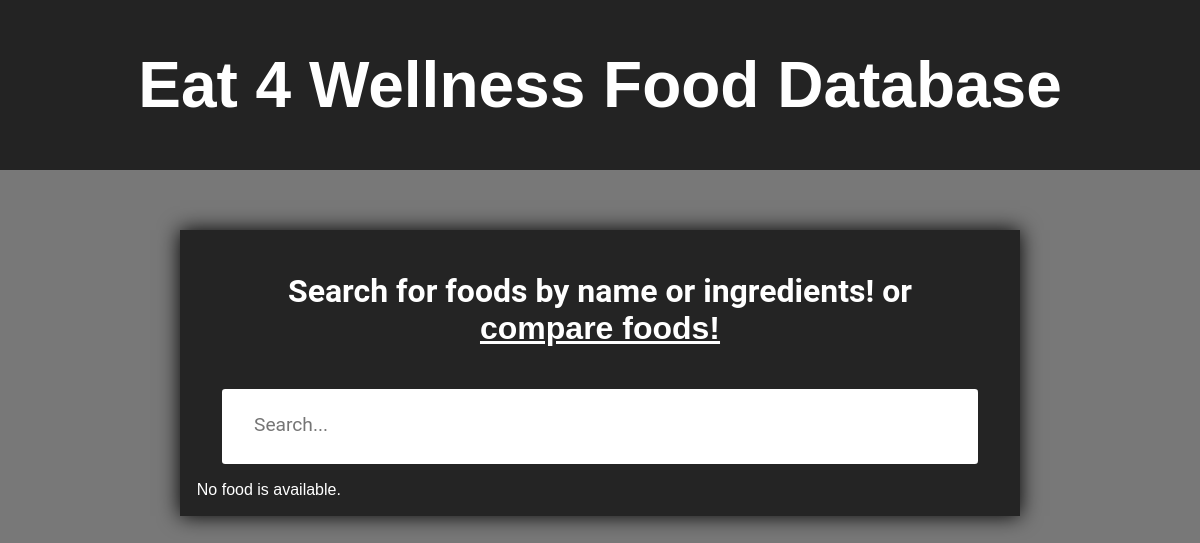
The page /food/ on the database as committed earlier.
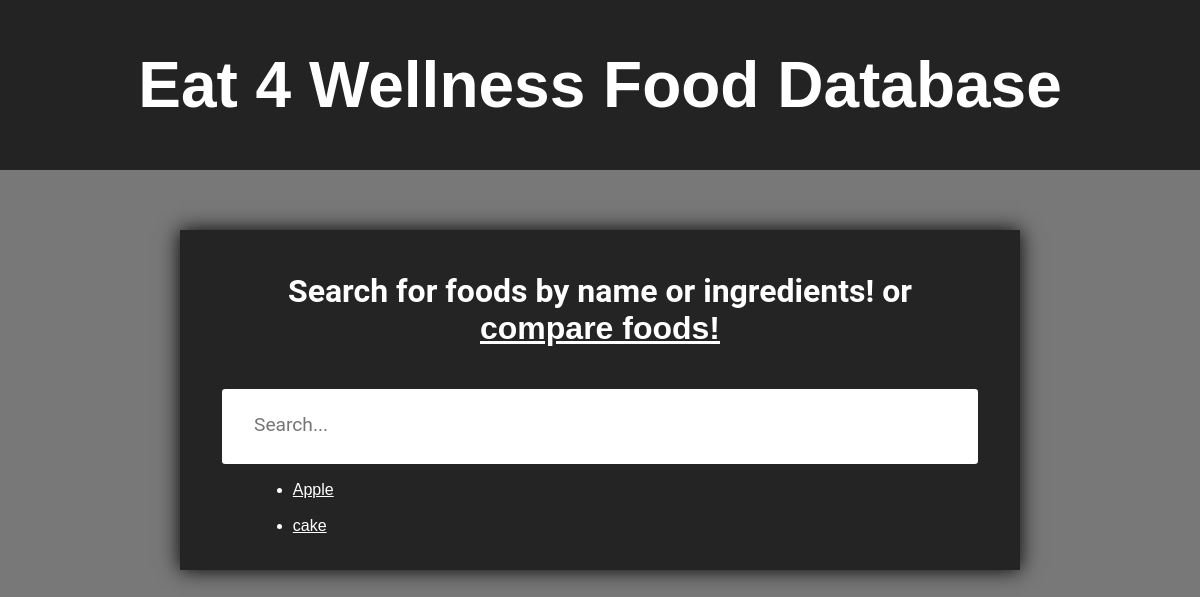
The same page on the database as committed later.
### food/models.py (models this page shows)
class food(models.Model):
    name = models.CharField(max_length=200, default='food')
    carbohydrates = models.IntegerField(default=0)
    fat = models.IntegerField(default=0)
    protein = models.IntegerField(default=0)
    calories = models.IntegerField(default=0)
    ingredients = models.CharField(max_length=200)

### food/views.py (the view)
# urls.py: path('', views.index, name='index'),
def index(request):
    food_list = food.objects.order_by('calories')[:15]
    output = ', '.join([q.name for q in food_list])
    return render(request, 'food/index.html', {'food_list': food_list})

### food/templates/food/index.html (shortened to what this page needs)
<html>
    <head>
        {% load static %}
        <link rel="stylesheet" type=text/css href="{% static 'css/index.css' %}">
    </head>
    <body>
        <div id="tsparticles" style="position: fixed; z-index: -1;">
        </div>
        <div id=banner>
            <h1>Eat 4 Wellness Food Database</h1>
        </div>
        <div id=content>
            <div id=search>
                <h1 id=search_title>Search for foods by name or ingredients! or <a href='compare_search'>compare foods!</a></h1>
                <form id=input_box action="{% url 'search' %}" method="get">
                    <input id=box name="q" type="text" placeholder="Search...">
                </form>
            </div>
            <div id=foods>
                {% if food_list %}
                    <ul>
                    {% for food in food_list %}
                        <li><a href="/food/{{ food.name }}/">{{ food.name }}</a></li><br/>
                    {% endfor %}
                    </ul>
                {% else %}
                    <p>No food is available.</p>
                {% endif %}
            </div>
        </div>
    </body>
</html>

Rows that differ between the two databases and show on the page:
added food: name "Apple"
added food: name "cake"
Other text that changed with them:
text no longer shown: "No food is available."
